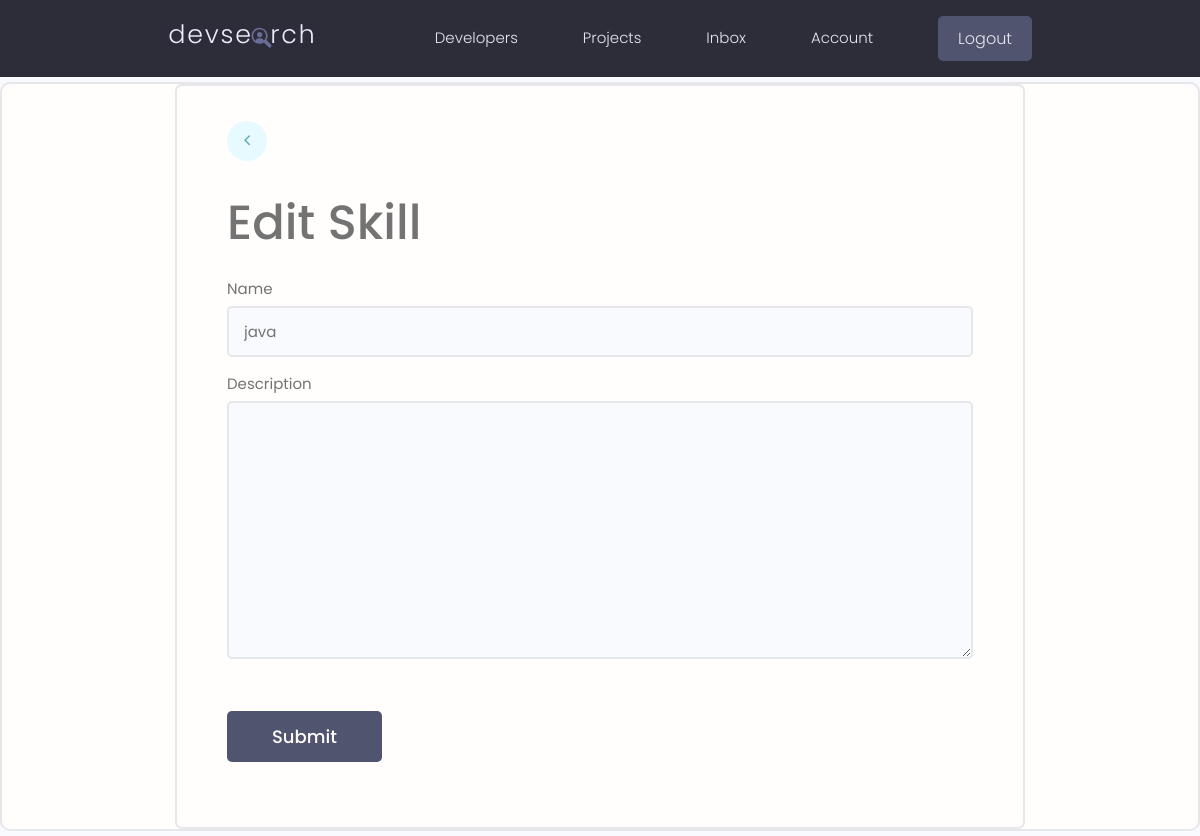
The app's page /update-skill/b8c5dcaab215435d92f53e9765af0858/ (signed in), older data.
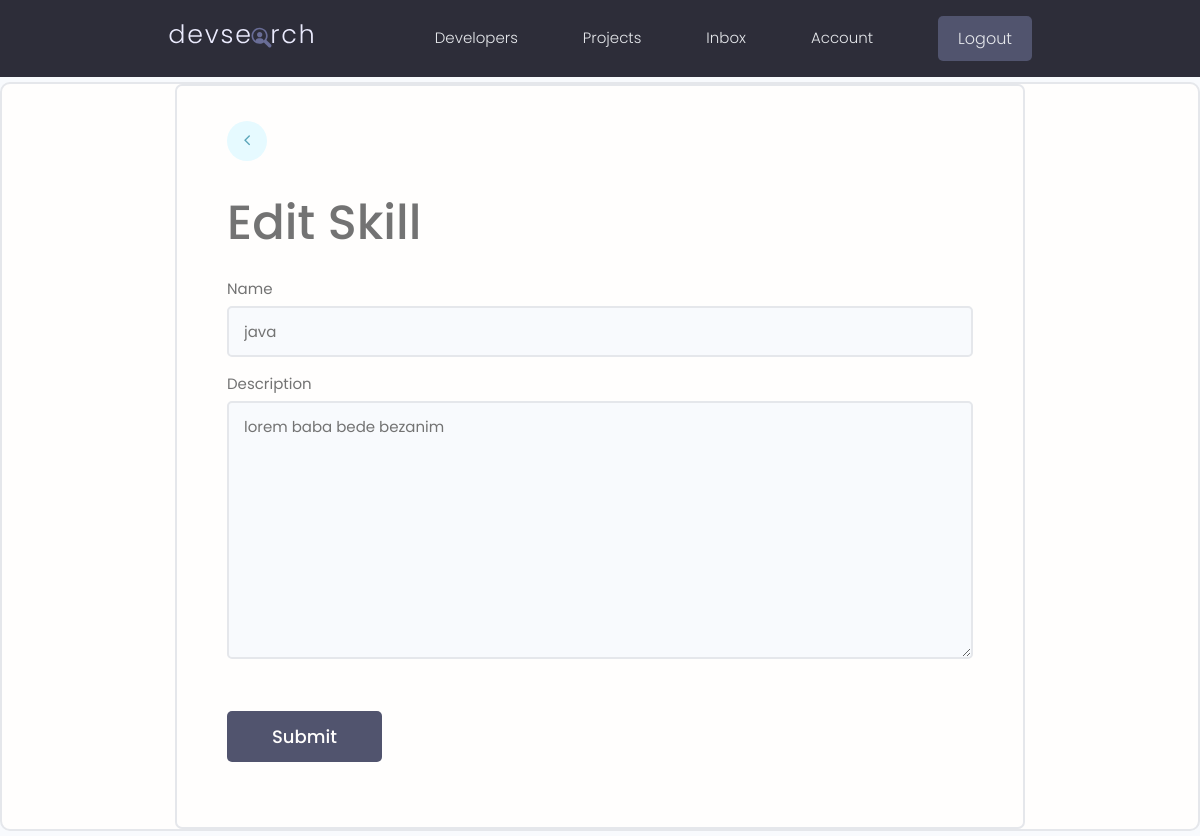
The same page, newer data.
### users/models.py (models this page shows, shortened)
class Skill(models.Model):
      owner = models.ForeignKey(Profile,on_delete=models.CASCADE,
                  null=True, blank=True)
      id = models.UUIDField(unique=True,
                  default=uuid.uuid4,primary_key=True,editable=False)
      name = models.CharField(max_length=100 , null=True, blank=True)
      description = models.TextField(max_length=1000 , null=True, blank=True)
      created = models.DateTimeField(auto_now_add=True)

### users/views.py (the view)
# urls.py: path('update-skill/<str:pk>/',views.updateSkill, name='updateskill'),
@login_required(login_url ='login')
def updateSkill(request, pk):
      page = "update"
      profile = request.user.profile
      skill = profile.skill_set.get(id=pk)
      form = SkillForm(instance=skill)
      if request.method == 'POST':
            form = SkillForm(request.POST, instance= skill)
            if form.is_valid():
                  form.save()
                  messages.success(request , 'Skill Updated')
                  return redirect('account')
      context = {"form": form ,'page':page}
      return render(request, 'users/skill_form.html',context)

### users/forms.py
class SkillForm(ModelForm):
      class Meta:
            model = Skill
            fields = "__all__"
            exclude = ["owner"]
      def __init__(self,*args, **kwargs):
            super(SkillForm, self).__init__(*args,**kwargs)
            for name , field in self.fields.items():
                  field.widget.attrs.update(
                        {
                              'class':"input input--text" ,
                               'id':"formInput#text" ,
                        }
                  )

### users/templates/users/skill_form.html (shortened to what this page needs)
{% extends "base.html" %}
{% load static %}
{% block content %}
<main class="formPage my-xl card">
      <div class="content-box">
          <div class="formWrapper">
              <a class="backButton" href="{% url 'account'  %}"><i class="fa fa-angle-left"></i></a>
              <br>
              {%if page == 'update'%}
              <h1>Edit Skill </h1>
              {% else %}
              <h1>Create Skill </h1>
              {% endif %}
              <form  method="POST">
                  {% for field in form %}
                        <div class="form__field">
                              <label for="formInput#text">{{field.label}} </label>
                              {{field}}
                              </div>
                  {% endfor %}
                  <input class="btn btn--sub btn--lg  my-md" type="submit" value="Submit" />
            </form>
          </div>
      </div>
  </main>
{% endblock content %}

Row changes from the older to the newer data that the page shows:
changed Skill "java": description (not shown) → "lorem baba bede bezanim"
